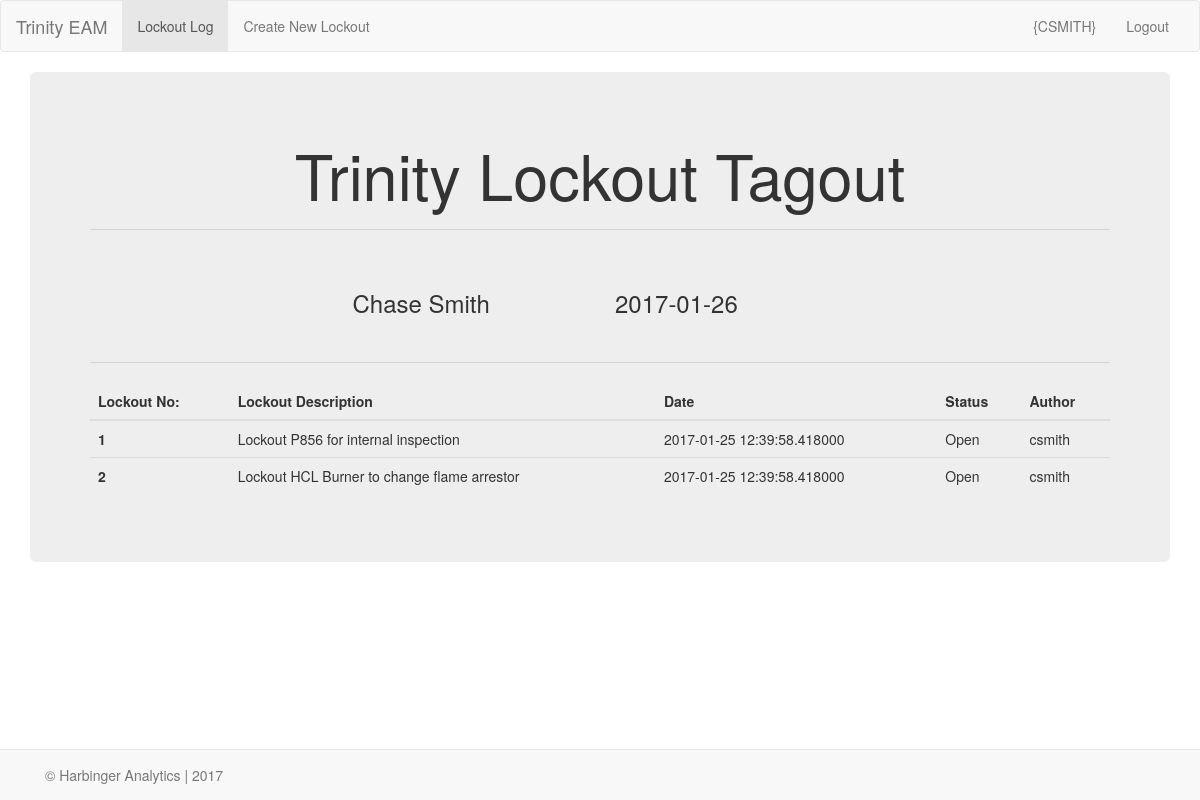
Before: / with the older database file.
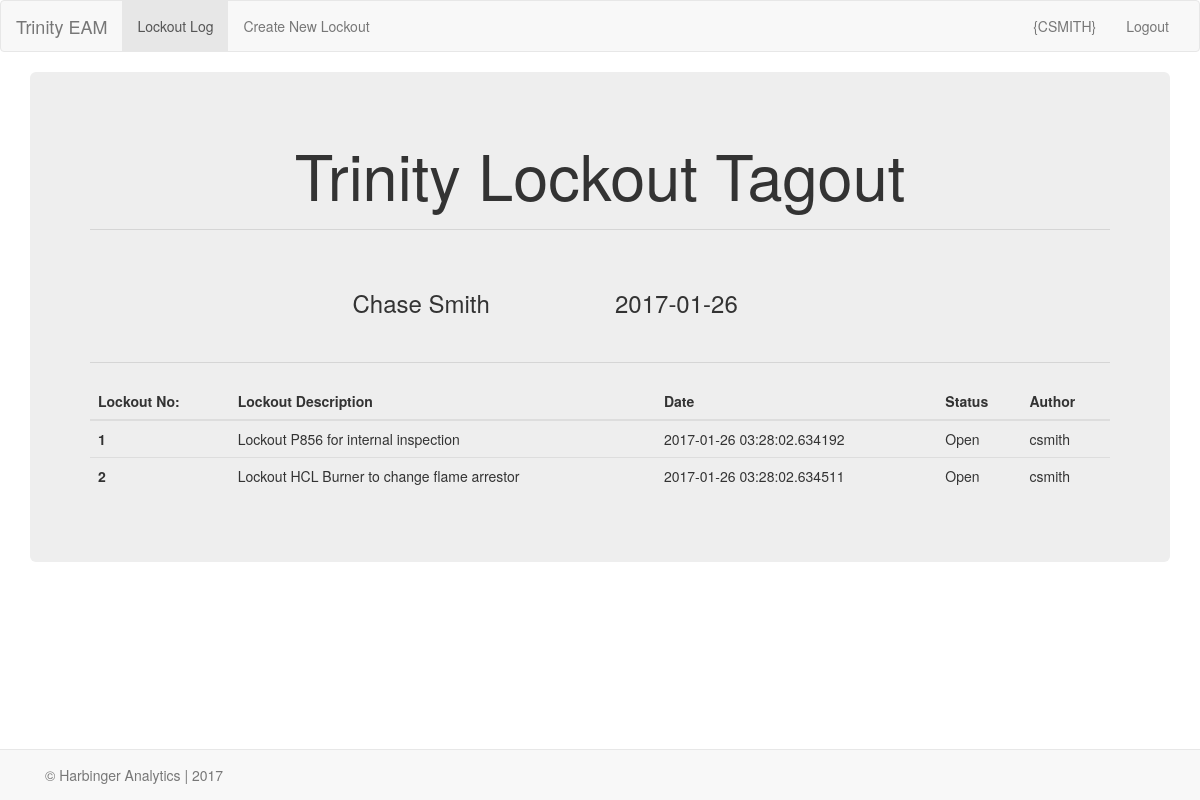
After: the same page with the newer database file.
### models.py (models this page shows, shortened)
class User(db.Model):
    __tablename__="user"
    id=db.Column(db.Integer, primary_key=True)
    username=db.Column(db.String(20), unique=True)
    first_name=db.Column(db.String(20), nullable=False)
    last_name=db.Column(db.String(20), nullable=False)
    position=db.Column(db.String(50), nullable=False)
    def __repr__(self):
        return '{}'.format(self.username)

class Lockout(db.Model):
    __tablename__="lockout"
    id=db.Column(db.Integer, primary_key=True)
    description=db.Column(db.String(200), nullable=False)
    lockout_author = db.relationship('User', backref=db.backref('lockout_author', lazy='dynamic'))
    user_id=db.Column('user_id', db.Integer, db.ForeignKey('user.id'))
    filename=db.Column(db.String(300), nullable=True)
    data=db.column(db.LargeBinary)
    date=db.Column(db.DateTime)
    ppe=db.Column(db.String(50), nullable=True)

### app.py (the view)
@app.route('/')
def index():
    today=date.today()
    user=db.session.query(User).first()
    lockout=db.session.query(Lockout).all()
    return render_template('index.html', lockout=lockout, user=user, today=today)

### templates/index.html
{% extends "base.html" %}
{% import "bootstrap/wtf.html" as wtf %}
{% block content %}
<div class="jumbotron">
<div class="text-center">
<h1> Trinity Lockout Tagout </h1>
</div>
<hr>
<br>
<div class="row">
        <div class="col-xs-3 col-xs-offset-3 form-group">
            <h3>{{ user.first_name }} {{ user.last_name }} </h3>
        </div>
        <div class="col-xs-6">
            <h3> {{ today }} </h3>
        </div>
</div>
<hr>
<table class="table table-sm">
<thead>
  <tr>
    <th>Lockout No:</th>
    <th>Lockout Description</th>
    <th>Date</th>
    <th>Status</th>
    <th>Author</th>
  </tr>
</thead>
<tbody>
  {% for each in lockout %}
  <tr>
    <th scope="row">{{ each.id}}</th>
    <td>{{ each.description }}</td>
    <td>{{ each.date }}</td>
    <td> Open </td>
    <td>{{ each.lockout_author }}</td>
  </tr>
  {% endfor %}
</tbody>
</table>
{% endblock %}

### templates/base.html (shortened to what this page needs)
<!DOCTYPE html>
<html>
  <head>
    {% block head %}
    <link href="{{ url_for('static', filename='bootstrap.min.css') }}" rel="stylesheet">
    <link href="{{ url_for('static', filename='style.css') }}" rel="stylesheet">
    {% endblock %}
  </head>
  <body>
  <nav class="navbar navbar-default">
  <div class="container-fluid">
    <div class="navbar-header">
      <a class="navbar-brand" href="/">Trinity EAM</a>
    </div>
    <div class="collapse navbar-collapse">
      <ul class="nav navbar-nav">
        <li class="active"><a href="/">Lockout Log <span class="sr-only">(current)</span></a></li>
        <li><a href="/lockout">Create New Lockout</a></li>
      </ul>
      <ul class="nav navbar-nav navbar-right">
        <li><a href="/user">{CSMITH}</a></li>
        <li><a href="/logout">Logout</a></li>
      </ul>
    </div>
  </div>
</nav>
    <div class="container"   style="margin-bottom: 60px;">
      {% block content %}{% endblock %}
    </div>
    <div class="navbar navbar-default navbar-fixed-bottom" role="navigation"  style="margin-bottom: 0px;" >
    	<div class="container">
    		<p class ="navbar-text"> &copy; Harbinger Analytics | 2017</p>
    	</div>
    </div>
  </body>
</html>

### static/style.css (style rules this page uses)
hr { background-color: blue; }

Changed rows visible on the page:
changed Lockout "Lockout P856 for internal inspection": date "2017-01-25 12:39:58.418000" → "2017-01-26 03:28:02.634192"
changed Lockout "Lockout HCL Burner to change flame arrestor": date "2017-01-25 12:39:58.418000" → "2017-01-26 03:28:02.634511"
